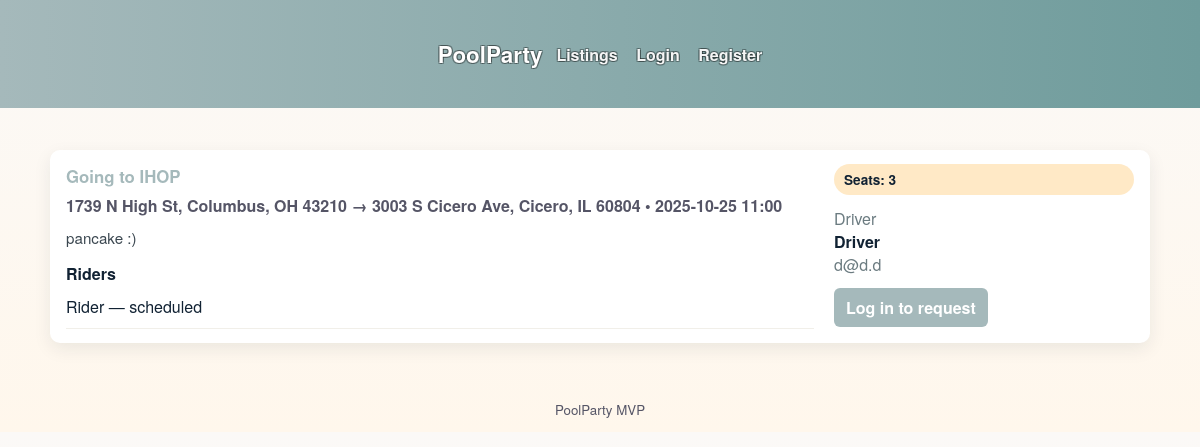
/pool/13, run on the app's committed database.
### app/models.py (models this page shows, shortened)
class Pool(db.Model):
    id = db.Column(db.Integer, primary_key=True)
    title = db.Column(db.String(140), nullable=False)
    origin = db.Column(db.String(140), nullable=False)
    origin_lat = db.Column(db.Float, nullable=True)
    origin_lng = db.Column(db.Float, nullable=True)
    destination = db.Column(db.String(140), nullable=False)
    dest_lat = db.Column(db.Float, nullable=True)
    dest_lng = db.Column(db.Float, nullable=True)
    eta_seconds = db.Column(db.Integer, nullable=True)
    eta_updated_at = db.Column(db.DateTime, nullable=True)
    depart_time = db.Column(db.DateTime, nullable=True)
    seats = db.Column(db.Integer, default=1)
    description = db.Column(db.Text)
    cancelled = db.Column(db.Boolean, default=False)
    created_at = db.Column(db.DateTime, default=datetime.utcnow)
    owner_id = db.Column(db.Integer, db.ForeignKey('user.id'))
    join_requests = db.relationship('JoinRequest', backref='pool', lazy='dynamic')
    rides = db.relationship('Ride', backref='pool', lazy='dynamic')

class Ride(db.Model):
    id = db.Column(db.Integer, primary_key=True)
    pool_id = db.Column(db.Integer, db.ForeignKey('pool.id'))
    user_id = db.Column(db.Integer, db.ForeignKey('user.id'))
    status = db.Column(db.String(20), default='scheduled')  # scheduled/completed/cancelled
    created_at = db.Column(db.DateTime, default=datetime.utcnow)
    passenger = db.relationship('User')

class User(UserMixin, db.Model):
    id = db.Column(db.Integer, primary_key=True)
    username = db.Column(db.String(64), unique=True, nullable=False)
    email = db.Column(db.String(120), unique=True, nullable=False)
    password = db.Column(db.String(128), nullable=False)
    full_name = db.Column(db.String(128))
    phone = db.Column(db.String(32))
    pickup_address = db.Column(db.String(255))
    pickup_notes = db.Column(db.Text)
    appearance = db.Column(db.String(255))
    created_at = db.Column(db.DateTime, default=datetime.utcnow)
    pools = db.relationship('Pool', backref='owner', lazy='dynamic')
    join_requests = db.relationship('JoinRequest', backref='requester', lazy='dynamic')

### app/main.py (the view, shortened to what this page needs)
@main_bp.route('/pool/<int:pool_id>', methods=['GET', 'POST'])
def pool_detail(pool_id):
    pool = Pool.query.get_or_404(pool_id)
    user_ride = None
    if current_user.is_authenticated:
        user_ride = Ride.query.filter_by(pool_id=pool.id, user_id=current_user.id).first()
    form = JoinRequestForm()
    is_owner = current_user.is_authenticated and (pool.owner_id == current_user.id)
    is_rider = user_ride is not None
    seats_available = None
    is_full = False
    if hasattr(pool, 'seats'):
        seats_available = pool.seats
        is_full = (seats_available is not None) and (seats_available <= 0)
    return render_template('pool_detail.html', pool=pool, form=form, is_owner=is_owner, is_rider=is_rider, seats_available=seats_available, is_full=is_full)

### app/templates/pool_detail.html (shortened to what this page needs)
{% extends 'base.html' %}
{% block content %}
  <div class="card">
    <div class="card-body">
      <div style="display:flex;gap:20px;align-items:flex-start;flex-wrap:wrap;">
        <div style="flex:1;min-width:320px;">
          <div class="card-title">{{ pool.title }}</div>
          <div class="card-route">{{ pool.origin }} → {{ pool.destination }} {% if pool.depart_time %}• {{ pool.depart_time.strftime('%Y-%m-%d %H:%M') }}{% endif %}</div>
          <div class="card-desc" style="margin-top:10px;">{{ pool.description or "No description provided." }}</div>
          <div style="margin-top:14px;">
            <strong>Riders</strong>
            <ul>
              {% if pool.rides.count() > 0 %}
                {% for r in pool.rides %}
                  <li>{{ r.passenger.username }} {% if r.status != 'cancelled' %} — {{ r.status }}{% else %} — <em>cancelled</em>{% endif %}</li>
                {% endfor %}
              {% else %}
                <li class="muted">No riders yet.</li>
              {% endif %}
            </ul>
          </div>
        </div>
        <aside style="width:300px;">
          <div style="display:flex;flex-direction:column;gap:12px;">
            <div>
              <div class="pill">Seats: {{ seats_available if seats_available is not none else pool.seats }}</div>
            </div>
            <div>
              <div class="muted">Driver</div>
              <div><strong>{{ pool.owner.username }}</strong><br><span class="muted">{{ pool.owner.email }}</span></div>
            </div>
            <div>
              {% if not current_user.is_authenticated %}
                <a href="{{ url_for('auth.login') }}" class="btn">Log in to request</a>
              {% endif %}
            </div>
          </div>
        </aside>
      </div>
    </div>
  </div>
{% endblock %}

### app/static/css/style.css (style rules this page uses)
:root { --ocean-600: #a5b9bb; --ocean-400: #6f9c9c; --ocean-800: #004c52; --sand-100: #fff7ec; --sand-300: #ffe9c6; --coral: #879c9bcf; --text: #123; --muted: #556; }
body { font-family: 'Helvetica Neue', 'Open Sans', sans-serif; margin: 0; padding: 0; color: var(--text); background: linear-gradient(180deg, #fbf9f7 0%, var(--sand-100) 100%); position: relative; overflow-x: hidden; }
body::before { content: ""; position: fixed; inset: 0; background-image: url('https://images.pexels.com/photos/7676849/pexels-photo-7676849.jpeg'); background-repeat: no-repeat; background-position: center center; background-size: cover; z-index: -1; opacity: 0.36; transform-origin: center; filter: saturate(1.15) contrast(1.08) brightness(1.03); pointer-events: none; animation: pp-bg-float 28s ease-in-out infinite; }
.card { position: relative; background: white; border-radius: 10px; box-shadow: 0 6px 18px rgba(18,36,56,0.08); overflow: hidden; display:flex; flex-direction:column; transition: transform .14s ease, box-shadow .14s ease; }
.card-body { padding: 14px 16px; flex:1; display:flex; flex-direction:column; }
.card-title { font-size:1.05rem; font-weight:700; color:var(--ocean-600); margin-bottom:6px; }
.card-route { font-weight:600; color:var(--muted); margin-bottom:8px; }
.pill { background: var(--sand-300); color: var(--text); padding:6px 10px; border-radius:999px; font-weight:600; font-size:0.85rem; }
.card-desc { color:#3b4750; font-size:0.95rem; margin-top:6px; margin-bottom:12px; overflow: hidden; display:-webkit-box; -webkit-line-clamp:3; -webkit-box-orient:vertical; line-clamp:3; }
.btn { display: inline-block; background: var(--ocean-600); color:white; padding:8px 12px; border-radius:6px; text-decoration:none; font-weight:700; white-space:nowrap; }
.muted { color:#6b7b80; }
a { color:var(--ocean-600); }
.container ul { list-style:none; padding:0; margin:0; }
.container ul li { padding:10px 0; border-bottom:1px solid #f1efe9; }
.muted small, .muted { color:#6b7b80; }

### data on the page
Pool: title "Going to IHOP", origin "1739 N High St, Columbus, OH 43210", destination "3003 S Cicero Ave, Cicero, IL 60804", depart_time "2025-10-25 11:00", description "pancake :)"
Ride: passenger.username "Rider", status "scheduled"
User: owner.username "Driver", owner.email "d@d.d"

### other printed values
{{ seats_available if seats_available is not none else pool.seats }} "3"
